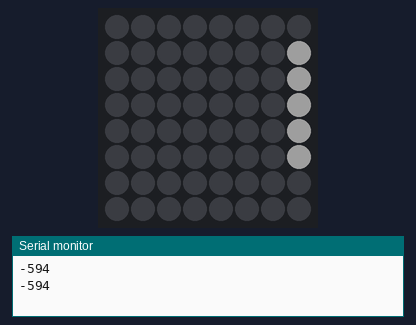
This sketch was run on a simulated Arduino Uno, built with avr-gcc and run on an emulated ATmega328P. On the bench: 8×8 RGB LED matrix (first LED top left, wired row by row), the last lines printed to the serial monitor. Dim RGB values are drawn brighter than linear.

Above: at 0.18 s.
At 5.1 s:
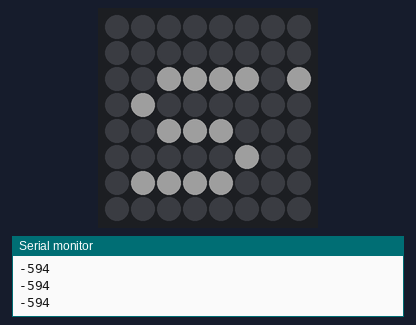
At 10.12 s:
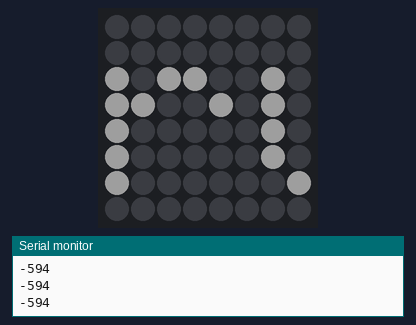
At 20.06 s:
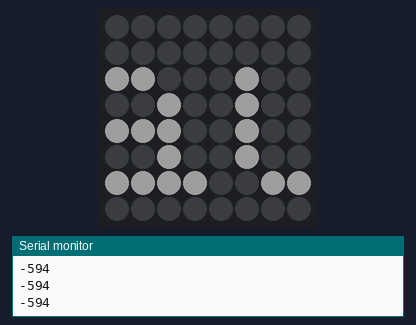
At 29.99 s:
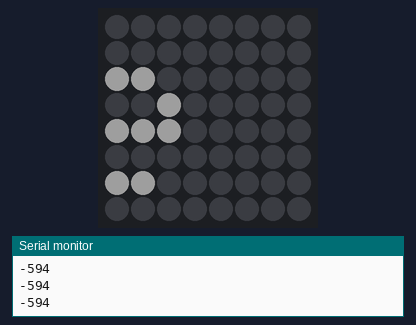
At 39.93 s:
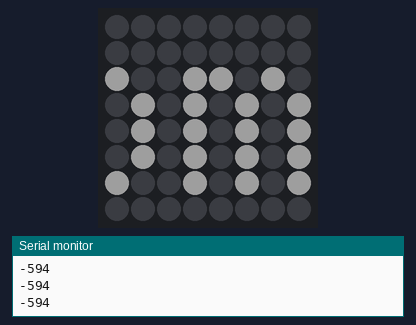

The sketch:

Matrix.ino
```cpp
// Adafruit_NeoMatrix example for single NeoPixel Shield.
// Scrolls 'Howdy' across the matrix in a portrait (vertical) orientation.

#include <Adafruit_GFX.h>
#include <Adafruit_NeoMatrix.h>
#include <Adafruit_NeoPixel.h>
#ifndef PSTR
 #define PSTR // Make Arduino Due happy
#endif

#define PIN 6
String nbrltr = String("Quel est le bruit d'un oiseau qui survolle un camp de comcentration ?                     Cuit Cuit");
int temps = -nbrltr.length()*6;


Adafruit_NeoMatrix matrix = Adafruit_NeoMatrix(8, 8, PIN,
  NEO_MATRIX_TOP     + NEO_MATRIX_RIGHT +
  NEO_MATRIX_COLUMNS + NEO_MATRIX_PROGRESSIVE,
  NEO_GRB            + NEO_KHZ800);

const uint16_t colors[] = {
  matrix.Color(255, 255, 255), matrix.Color(0, 255, 0), matrix.Color(0, 0, 255) };

void setup() {
  matrix.begin();
  matrix.setTextWrap(false);
  matrix.setBrightness(30);
  matrix.setTextColor(colors[0]);
Serial.begin(9600);


}


int x    = matrix.width();
int pass = 0;

void loop() {

 Serial.println(temps);
  matrix.fillScreen(0);
  matrix.setCursor(x, 0);
  matrix.print((nbrltr));
  if(--x < temps) {
    x = matrix.width();
    if(++pass >= 3) pass = 0;
    matrix.setTextColor(colors[pass]);
  }
  matrix.show();
  delay(105);


}
```
